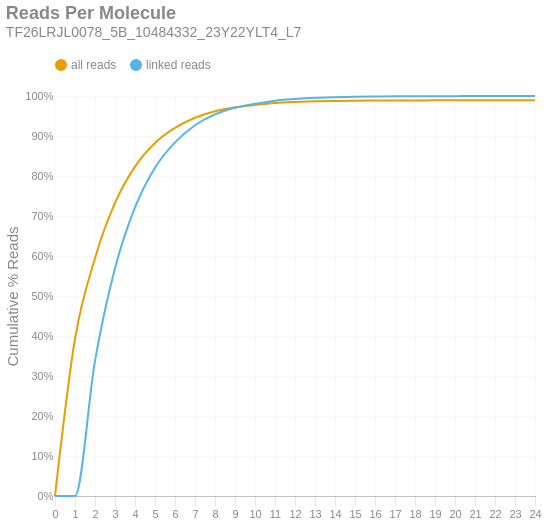

Notebook code cell kept with this figure:
### Markdown cell above
### Reads per Molecule
This chart shows the cumulative distribution of the number of reads per linked molecule. That is, how many alignments are associated with a unique molecule. This excludes the number of reads associated with invalid or absent linked-read barcodes. The `linked` histogram is the percentages recalculated when disregarding singletons.

### Code cell
if SKIPLR:
    print_html(f"Skipped")
else:
    counts = np.bincount(valids['reads'].cast(pl.Int64).to_numpy())
    weighted = counts * np.arange(len(counts))
    all_perc = weighted / n_reads
    linked_perc = weighted / n_linked_reads
    linked_perc[1] = 0
    binned_df = pl.DataFrame({
        'readsper': list(range(len(counts))),
        'all reads (cumsum)': np.cumsum(all_perc).tolist(),
        'linked reads (cumsum)': np.cumsum(linked_perc).tolist(),
    })

    with SafeRender(binned_df):
        (
            density_plot(binned_df, 'Reads Per Molecule', samplename, 'readspmol')
            .encode(
                x=alt.X('readsper:O', title=None).axis(labelAngle=0).scale(padding=0),
                y=alt.Y('value:Q', title='Cumulative % Reads').axis(format='%').stack(False),
                color=alt.Color("key:N").scale(domain=["all reads", "linked reads"]),
                tooltip=[
                    alt.Tooltip("key:N", title="Data Type"),
                    alt.Tooltip("readsper:O", title="Reads Per Molecule"),
                    alt.Tooltip("value:Q", format=".2%", title="% Reads (Cum.)")
                ]            
            )
        ).display()

### Figure 1 — Vega-Lite specification as saved in the notebook (floating-point values rounded to 4 significant figures)
{"width": "container", "height": 400, "config": {"title": {"anchor": "start", "dy": -15, "fontSize": 18, "color": "#888888", "subtitleColor": "#888888", "subtitleFontSize": 14}, "arc": {"fill": "#0072B2"}, "axis": {"domainColor": "#888888", "domainWidth": 0.5, "gridWidth": 0.2, "grid": false, "titleFontWeight": 400, "titleFontSize": 15, "labelFontSize": 11, "labelColor": "#888888", "tickColor": "#888888", "tickWidth": 0.2, "titleColor": "#888888"}, "axisBand": {"grid": false}, "axisX": {"grid": true, "tickSize": 10, "domainCap": "round"}, "axisY": {"domain": false, "grid": true, "tickSize": 0, "domainCap": "round"}, "background": "transparent", "header": {"labelFontSize": 15, "labelColor": "#888888", "titleFontSize": 15, "titleFontWeight": 600, "titleColor": "#888888"}, "legend": {"labelFont": "sans-serif", "labelFontSize": 12, "labelColor": "#888888", "symbolSize": 100, "symbolType": "circle", "titleFontSize": 12, "titlePadding": 10, "titleColor": "#888888", "title": null, "orient": "top"}, "range": {"category": ["#E69F00", "#56B4E9", "#009E73", "#F0E442", "#0072B2", "#D55E00", "#CC79A7", "#000000"], "diverging": ["#cfe8f3", "#a2d4ec", "#73bfe2", "#46abdb", "#1696d2", "#12719e"]}, "area": {"fill": "#0072B2", "fillOpacity": 0.7, "line": true, "strokeOpacity": 0.7}, "line": {"color": "#0072B2", "stroke": "#0072B2", "strokeWidth": 2}, "trail": {"color": "#0072B2", "stroke": "#0072B2", "strokeWidth": 0, "size": 1}, "point": {"filled": true, "fillOpacity": 1.0, "size": 95}, "text": {"color": "#888888", "fontSize": 11, "align": "right", "fontWeight": 400, "size": 11}, "bar": {"fill": "#0072B2", "stroke": null}, "view": {"stroke": null, "continuousWidth": 660, "continuousHeight": 400}}, "data": {"name": "data-0defc21eac40a6d4526530511aa98a98"}, "mark": {"type": "line", "interpolate": "monotone", "point": {"opacity": 0, "size": 275}}, "encoding": {"color": {"field": "key", "scale": {"domain": ["all reads", "linked reads"]}, "type": "nominal"}, "tooltip": [{"field": "key", "title": "Data Type", "type": "nominal"}, {"field": "readsper", "title": "Reads Per Molecule", "type": "ordinal"}, {"field": "value", "format": ".2%", "title": "% Reads (Cum.)", "type": "quantitative"}], "x": {"axis": {"labelAngle": 0}, "field": "readsper", "scale": {"padding": 0}, "title": null, "type": "ordinal"}, "y": {"axis": {"format": "%"}, "field": "value", "stack": false, "title": "Cumulative % Reads", "type": "quantitative"}}, "params": [{"name": "param_c36ac31b6afebe62", "select": {"type": "point", "fields": ["key"]}, "bind": "legend"}], "title": {"text": "Reads Per Molecule", "subtitle": "TF26LRJL0078_5B_10484332_23Y22YLT4_L7"}, "transform": [{"fold": ["all reads (cumsum)", "linked reads (cumsum)"]}, {"calculate": "replace(datum.key, ' (cumsum)', '')", "as": "key"}, {"filter": {"param": "param_c36ac31b6afebe62"}}], "usermeta": {"embedOptions": {"downloadFileName": "TF26LRJL0078_5B_10484332_23Y22YLT4_L7.readspmol"}}, "$schema": "https://vega.github.io/schema/vega-lite/v6.4.1.json", "datasets": {"data-0defc21eac40a6d4526530511aa98a98": [{"readsper": 0, "all reads (cumsum)": 0.0, "linked reads (cumsum)": 0.0}, {"readsper": 1, "all reads (cumsum)": 0.393, "linked reads (cumsum)": 0.0}, {"readsper": 2, "all reads (cumsum)": 0.5944, "linked reads (cumsum)": 0.3377}, {"readsper": 3, "all reads (cumsum)": 0.7326, "linked reads (cumsum)": 0.5695}, {"readsper": 4, "all reads (cumsum)": 0.8234, "linked reads (cumsum)": 0.7217}, {"readsper": 5, "all reads (cumsum)": 0.8825, "linked reads (cumsum)": 0.8209}, {"readsper": 6, "all reads (cumsum)": 0.9202, "linked reads (cumsum)": 0.884}, {"readsper": 7, "all reads (cumsum)": 0.9457, "linked reads (cumsum)": 0.9268}, {"readsper": 8, "all reads (cumsum)": 0.962, "linked reads (cumsum)": 0.9542}, {"readsper": 9, "all reads (cumsum)": 0.9719, "linked reads (cumsum)": 0.9707}, {"readsper": 10, "all reads (cumsum)": 0.9777, "linked reads (cumsum)": 0.9804}, {"readsper": 11, "all reads (cumsum)": 0.9825, "linked reads (cumsum)": 0.9884}, {"readsper": 12, "all reads (cumsum)": 0.985, "linked reads (cumsum)": 0.9927}, {"readsper": 13, "all reads (cumsum)": 0.9866, "linked reads (cumsum)": 0.9954}, {"readsper": 14, "all reads (cumsum)": 0.9876, "linked reads (cumsum)": 0.997}, {"readsper": 15, "all reads (cumsum)": 0.9883, "linked reads (cumsum)": 0.9982}, {"readsper": 16, "all reads (cumsum)": 0.9887, "linked reads (cumsum)": 0.9988}, {"readsper": 17, "all reads (cumsum)": 0.9889, "linked reads (cumsum)": 0.9993}, {"readsper": 18, "all reads (cumsum)": 0.989, "linked reads (cumsum)": 0.9993}, {"readsper": 19, "all reads (cumsum)": 0.9891, "linked reads (cumsum)": 0.9996}, {"readsper": 20, "all reads (cumsum)": 0.9892, "linked reads (cumsum)": 0.9997}, {"readsper": 21, "all reads (cumsum)": 0.9892, "linked reads (cumsum)": 0.9997}, {"readsper": 22, "all reads (cumsum)": 0.9893, "linked reads (cumsum)": 0.9998}, {"readsper": 23, "all reads (cumsum)": 0.9893, "linked reads (cumsum)": 0.9999}, {"readsper": 24, "all reads (cumsum)": 0.9894, "linked reads (cumsum)": 1.0}]}}
